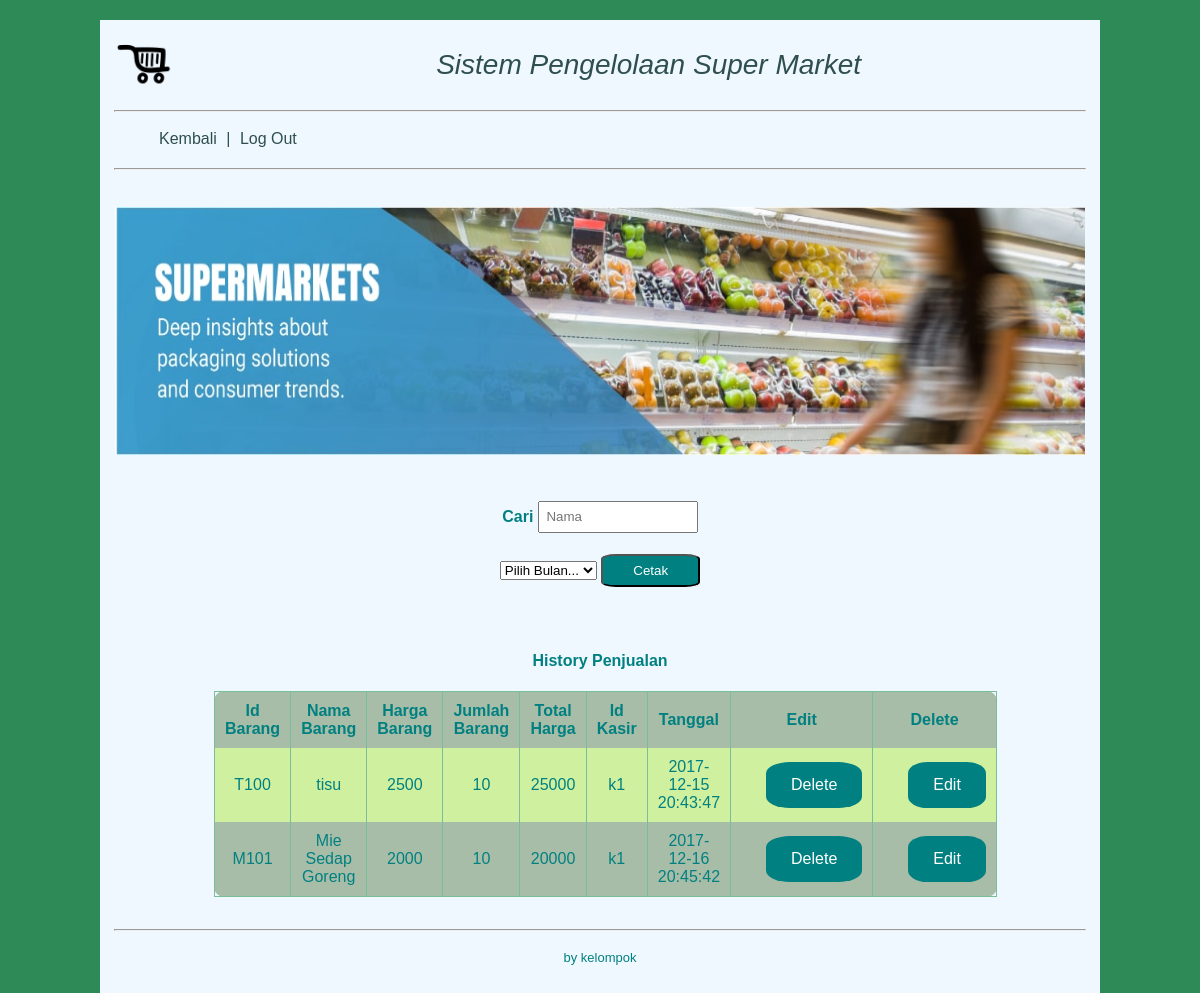
Page /history_penjualan.php (signed in) on the earlier database version.
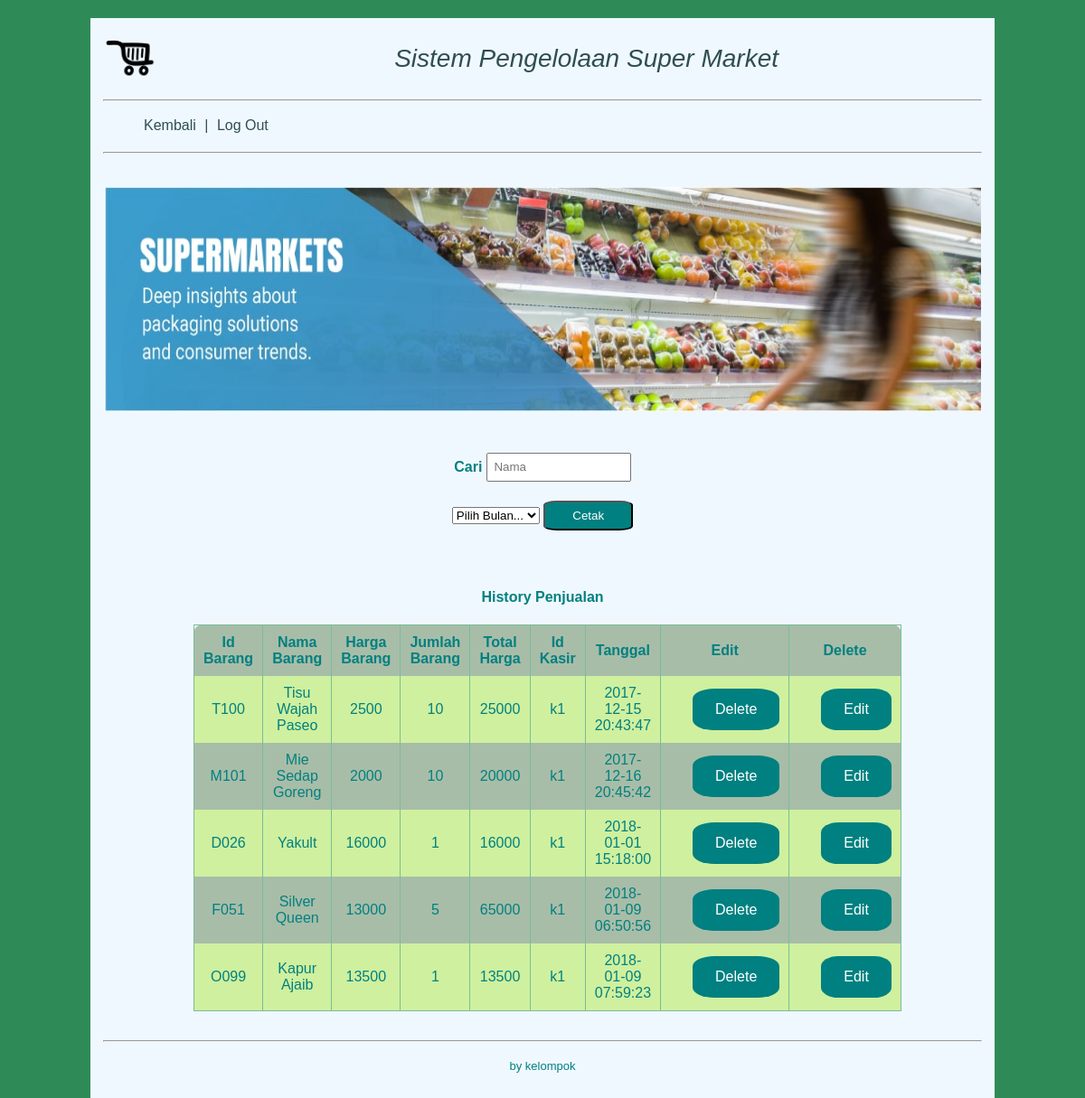
Same page on the later database version.
### tables this page shows
CREATE TABLE `logjual` (
  `no_logjual` int(30) NOT NULL AUTO_INCREMENT,
  `id_barang` varchar(30) NOT NULL,
  `nama_barang` varchar(100) NOT NULL,
  `harga_barang` int(200) NOT NULL,
  `jumlah_barang` int(30) NOT NULL,
  `total_harga` int(30) NOT NULL,
  `id_kasir` varchar(30) NOT NULL,
  `tanggal` datetime NOT NULL,
  PRIMARY KEY (`no_logjual`)
);

### history_penjualan.php (the view, shortened to what this page needs)
<html>
<head>
<link rel="stylesheet" type="text/css" href="style.css">
<body>
	<div class="wrapper">
		<header>
			<div id="logo">
				<img src="logo.png">
			</div>
			<h1 class="title">Sistem Pengelolaan Super Market</h1>
			<hr>
			<nav>
				<ul>
					<li><a href="menu_admin.php">Kembali</a></li>
					<li>|</li>
					<li><a href="logout.php">Log Out</a></li>
				</ul>
			</nav>
			<hr>
		</header>
		<div id="banner">
			<img src="banner.jpg">
		</div>
		<div class="contain">
			<form action="cari_history_jual.php" method="get">
				<h4>Cari
					<input type="text" placeholder="Nama " name="namabarang">
			 	</h4>
			</form>
			<form action="laporan_history_jual.php" method="get">
				<select name="bln"> <option>Pilih Bulan...</option>
				</select>
				<input type="submit" value="Cetak">
			</form>
			<br>
			<p><b>History Penjualan</b></p>
			<table>
				<tr>
					<td><b>Id Barang</td>
					<td><b>Nama Barang</td>
					<td><b>Harga Barang</td>
					<td><b>Jumlah Barang</td>
					<td><b>Total Harga</td>
					<td><b>Id Kasir</td>
					<td><b>Tanggal</td>
					<td><b>Edit</td>
					<td><b>Delete</td>
				</tr>
				<?php $query = mysql_query("select * from logjual order by tanggal");
					while($var = mysql_fetch_array($query)){
					?>
						<tr>
							<td><?php echo $var['id_barang'] ?></td>
							<td><?php echo $var['nama_barang'] ?></td>
							<td><?php echo $var['harga_barang'] ?></td>
							<td><?php echo $var['jumlah_barang'] ?></td>
							<td><?php echo $var['total_harga'] ?></td>
							<td><?php echo $var['id_kasir'] ?></td>
							<td><?php echo $var['tanggal'] ?></td>
							<td><center><a href="delete_history_jual.php?kode=<?php echo $var['no_logjual'] ?>">Delete</a></td>
							<td><center><a href="edit_history_jual.php?kode=<?php echo $var['no_logjual'] ?>">Edit</a></td>
						</tr>
					<?php } ?>
			</table>
		</div>
		<footer>
			<hr>
			<p class="kaki">by kelompok</p>
		</footer>
	</div>
</body>
</head>
</html>

Differences in the rows shown:
changed logjual: nama_barang "tisu" → "Tisu Wajah Paseo"
added logjual: id_barang "D026", nama_barang "Yakult", harga_barang "16000", jumlah_barang "1", total_harga "16000", id_kasir "k1", tanggal "2018-01-01 15:18:00"
added logjual: id_barang "F051", nama_barang "Silver Queen", harga_barang "13000", jumlah_barang "5", total_harga "65000", id_kasir "k1", tanggal "2018-01-09 06:50:56"
added logjual: id_barang "O099", nama_barang "Kapur Ajaib", harga_barang "13500", jumlah_barang "1", total_harga "13500", id_kasir "k1", tanggal "2018-01-09 07:59:23"
